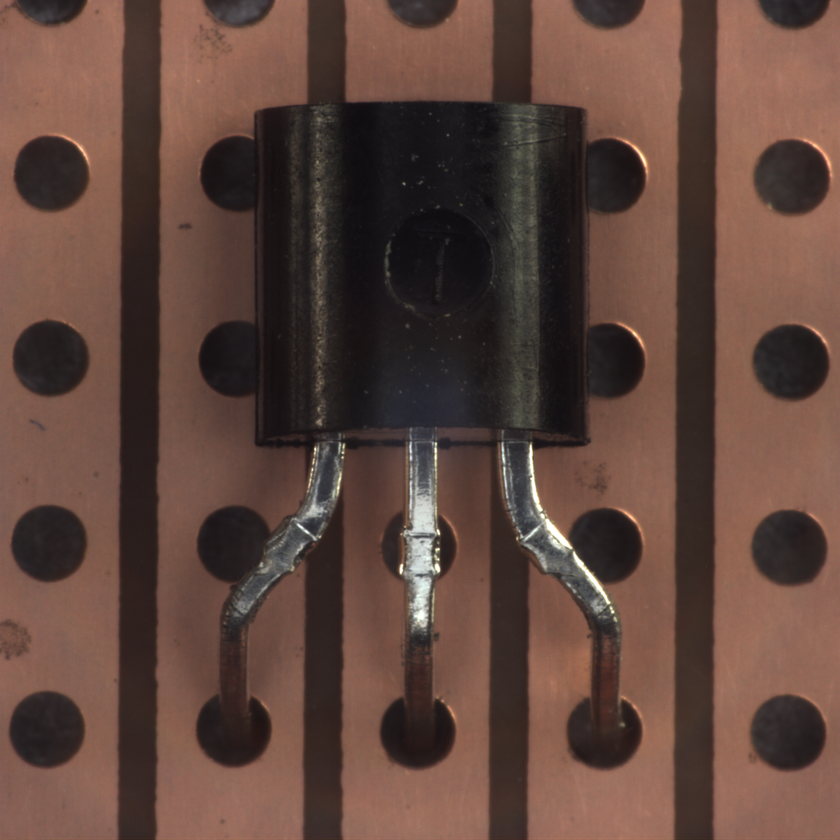
#> input picture HCLTech Hands-on + Assignments/Hands-on/Sobel And Canny/image1.png, 840 x 840 px, shrunk from 1024 x 1024 before the run
$ python SobelandCanny.py   (older library calls are emulated)
#> lines starting #> are read from the running program, lines starting #| are printed output that depends on the picture
#> further down, image is the input picture: shape (840, 840, 3); mean B, G, R 60.9, 69.8, 95.6
import cv2
import numpy as np
import matplotlib.pyplot as plt

def apply_sobel(image):

    gray = cv2.cvtColor(image, cv2.COLOR_BGR2GRAY)
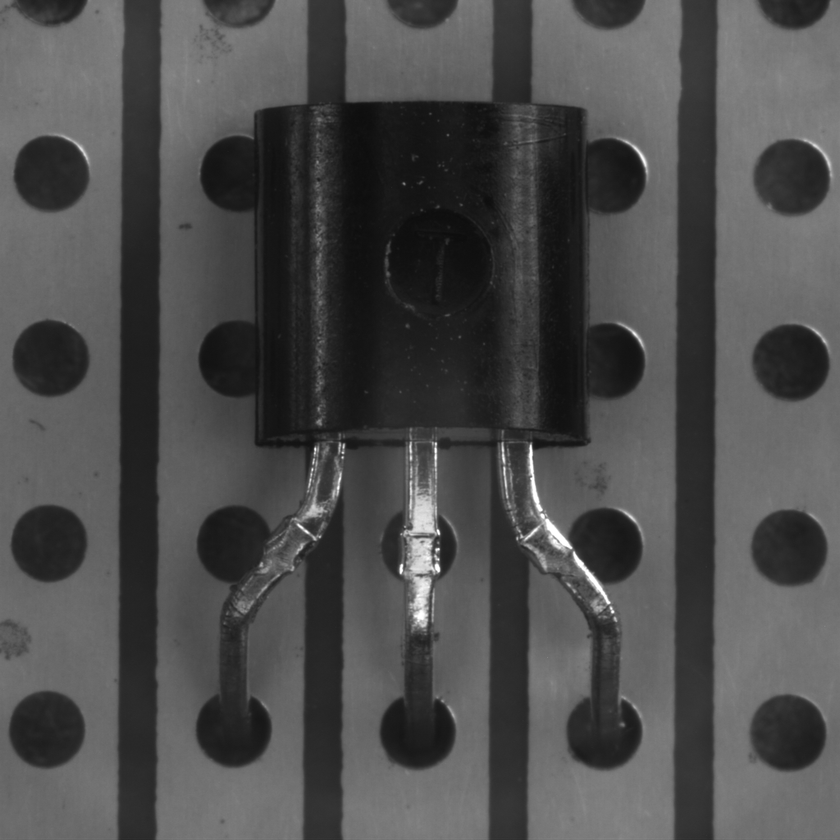
#> gray: shape (840, 840); min 13, max 255, mean 76.5

    sobelx = cv2.Sobel(gray, cv2.CV_64F, 1, 0, ksize=5)
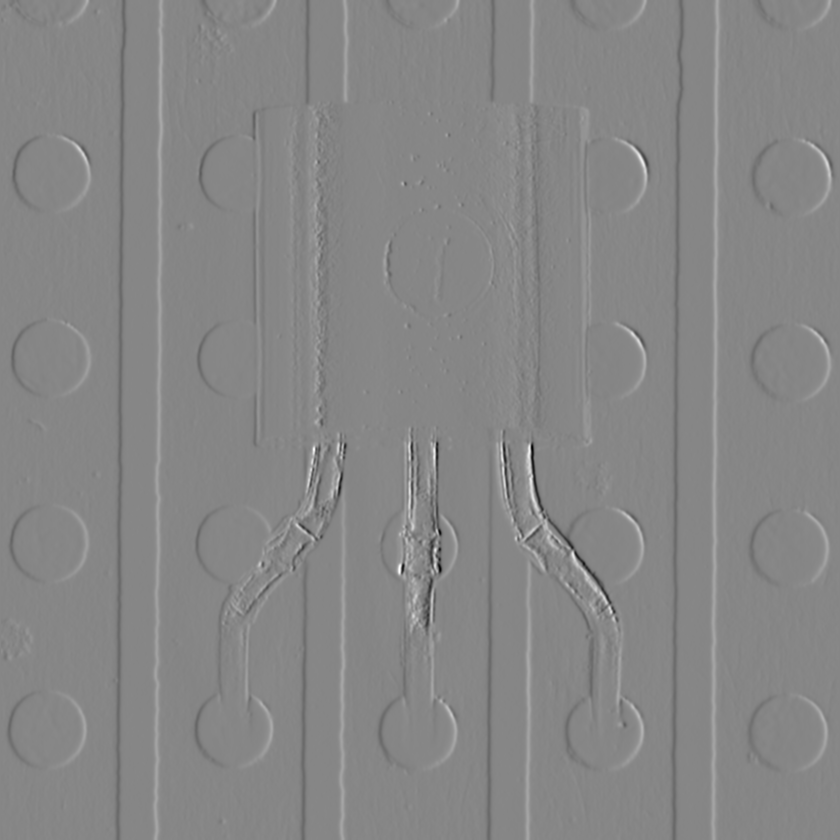
#> sobelx: shape (840, 840) float64; min -9256, max 8286, mean 1.2; drawn with min black and max white
    sobely = cv2.Sobel(gray, cv2.CV_64F, 0, 1, ksize=5)
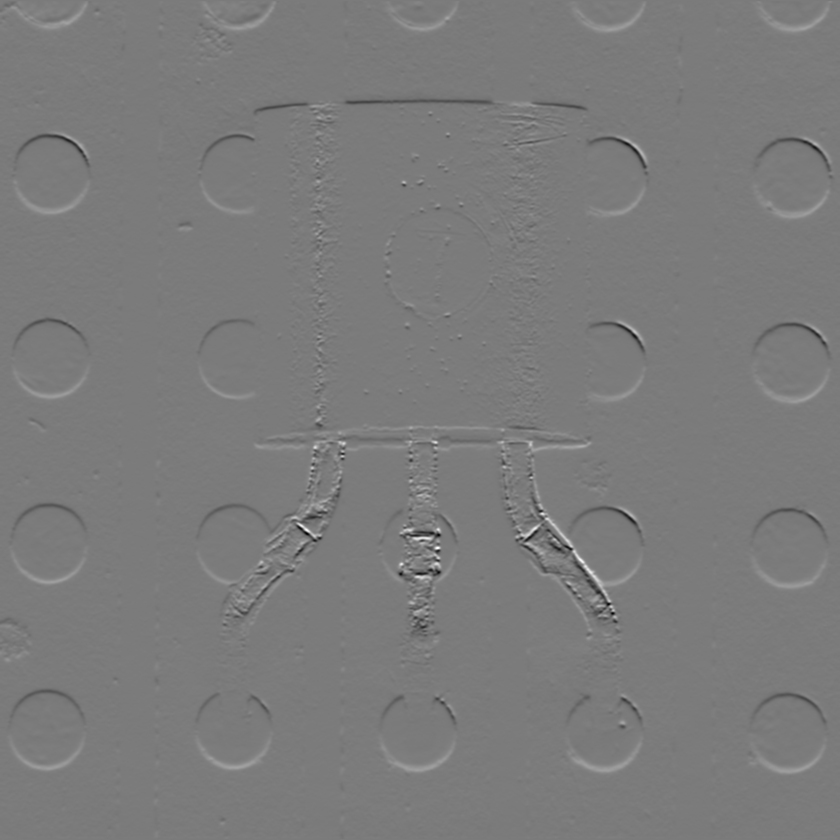
#> sobely: shape (840, 840) float64; min -6342, max 6762, mean 4.2; drawn with min black and max white

    magnitude = cv2.magnitude(sobelx, sobely)
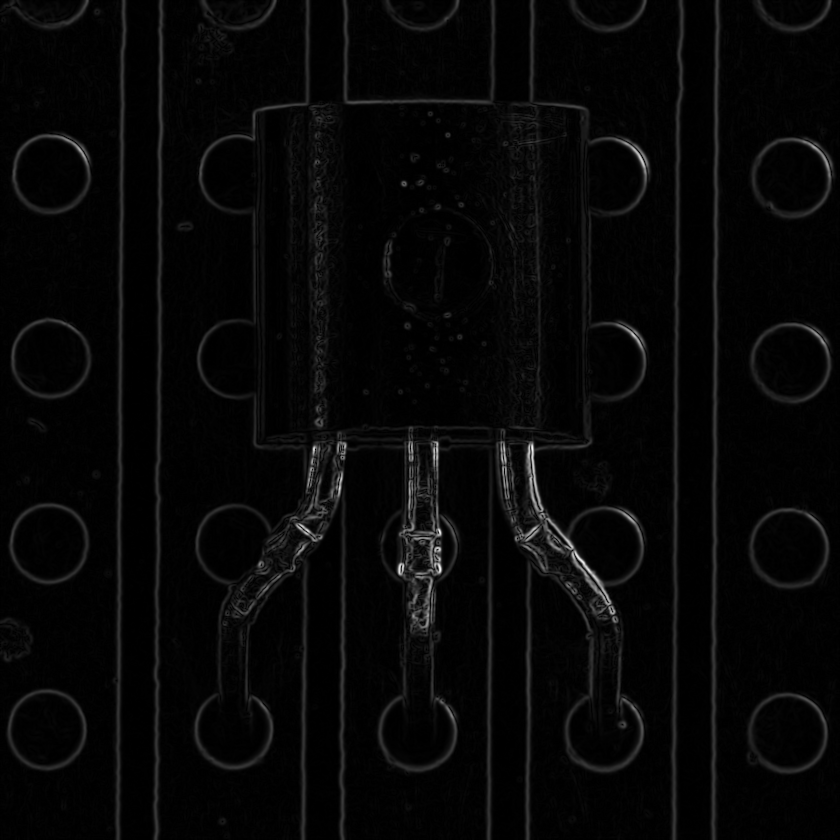
#> magnitude: shape (840, 840) float64; min 0, max 9399.5, mean 271.4; drawn with min black and max white

    scale_factor = np.max(magnitude) / 255
#> scale_factor = 36.86
    magnitude = (magnitude / scale_factor).astype(np.uint8)

    return magnitude

def apply_canny(image, low_threshold=100, high_threshold=200):

#> called with low_threshold = 100, high_threshold = 200
    gray = cv2.cvtColor(image, cv2.COLOR_BGR2GRAY)

    edges = cv2.Canny(gray, low_threshold, high_threshold)
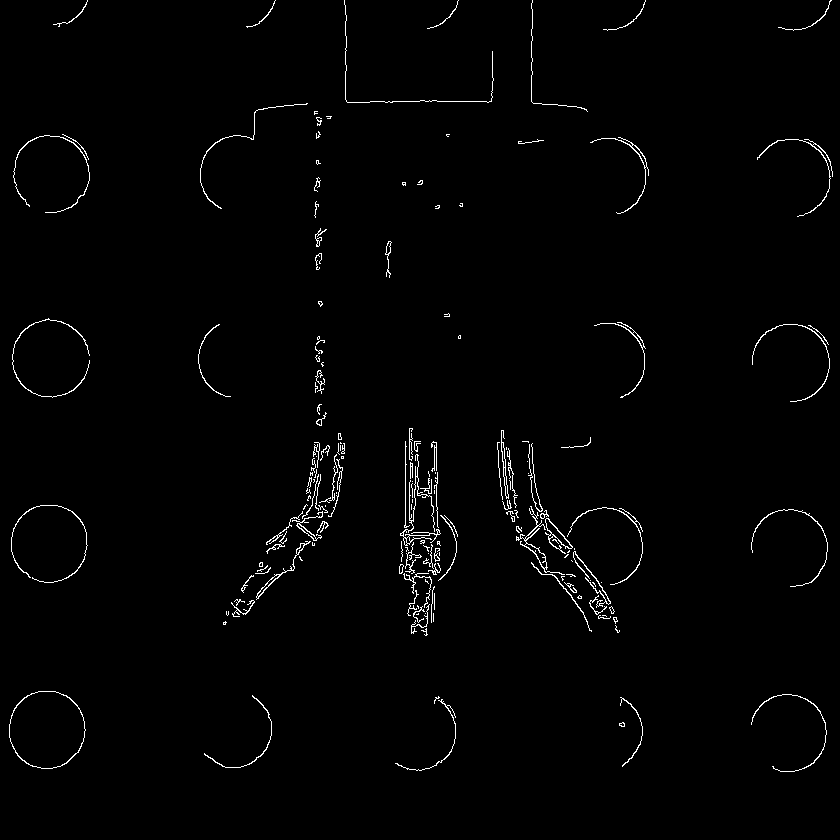
#> edges: shape (840, 840); 1.4% white in thin lines or dots

    return edges

def plot_edges(original, sobel_edges, canny_edges, title):

#> called with title = 'Edge Detection on Industrial Image'
    plt.figure(figsize=(15, 5))

    plt.subplot(1, 3, 1)
    plt.imshow(cv2.cvtColor(original, cv2.COLOR_BGR2RGB))
    plt.title('Original Image')
    plt.axis('off')

    plt.subplot(1, 3, 2)
    plt.imshow(sobel_edges, cmap='gray')
    plt.title('Sobel Edge Detection')
    plt.axis('off')

    plt.subplot(1, 3, 3)
    plt.imshow(canny_edges, cmap='gray')
    plt.title('Canny Edge Detection')
    plt.axis('off')

    plt.suptitle(title)
    plt.show()
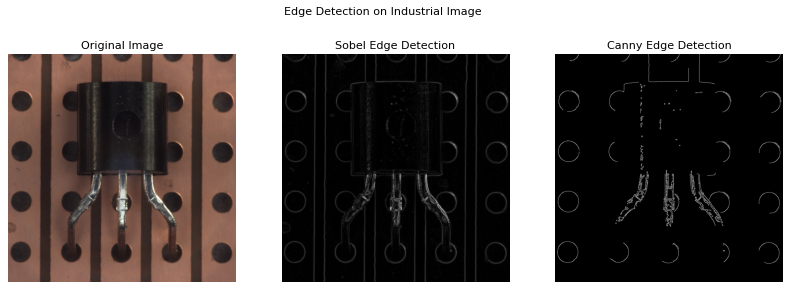
#> figure drawn by matplotlib, 3 panels

image_path = 'image1.png'
image = cv2.imread(image_path)

if image is not None:

    sobel_edges = apply_sobel(image)
    canny_edges = apply_canny(image)

    plot_edges(image, sobel_edges, canny_edges, 'Edge Detection on Industrial Image')
else:
    print(f"Error: Unable to load image at {image_path}")
